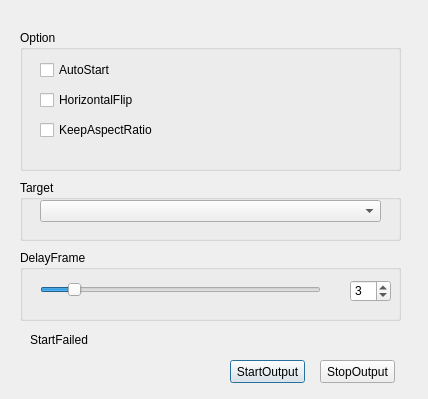
<?xml version="1.0" encoding="UTF-8"?>
<ui version="4.0">
 <class>VirtualProperties</class>
 <widget class="QDialog" name="VirtualProperties">
  <property name="geometry">
   <rect>
    <x>0</x>
    <y>0</y>
    <width>428</width>
    <height>399</height>
   </rect>
  </property>
  <property name="windowTitle">
   <string>VirtualCam</string>
  </property>
  <widget class="QPushButton" name="pushButtonStart">
   <property name="geometry">
    <rect>
     <x>230</x>
     <y>360</y>
     <width>75</width>
     <height>23</height>
    </rect>
   </property>
   <property name="text">
    <string>StartOutput</string>
   </property>
  </widget>
  <widget class="QPushButton" name="pushButtonStop">
   <property name="geometry">
    <rect>
     <x>320</x>
     <y>360</y>
     <width>75</width>
     <height>23</height>
    </rect>
   </property>
   <property name="text">
    <string>StopOutput</string>
   </property>
  </widget>
  <widget class="QGroupBox" name="groupBox_delay">
   <property name="geometry">
    <rect>
     <x>20</x>
     <y>250</y>
     <width>381</width>
     <height>71</height>
    </rect>
   </property>
   <property name="title">
    <string>DelayFrame</string>
   </property>
   <widget class="QSpinBox" name="spinBox">
    <property name="geometry">
     <rect>
      <x>330</x>
      <y>30</y>
      <width>41</width>
      <height>22</height>
     </rect>
    </property>
    <property name="minimum">
     <number>0</number>
    </property>
    <property name="maximum">
     <number>30</number>
    </property>
    <property name="value">
     <number>3</number>
    </property>
   </widget>
   <widget class="QSlider" name="horizontalSlider">
    <property name="geometry">
     <rect>
      <x>20</x>
      <y>30</y>
      <width>281</width>
      <height>20</height>
     </rect>
    </property>
    <property name="minimum">
     <number>0</number>
    </property>
    <property name="maximum">
     <number>30</number>
    </property>
    <property name="value">
     <number>3</number>
    </property>
    <property name="orientation">
     <enum>Qt::Horizontal</enum>
    </property>
   </widget>
  </widget>
  <widget class="QGroupBox" name="groupBox_option">
   <property name="geometry">
    <rect>
     <x>20</x>
     <y>30</y>
     <width>381</width>
     <height>141</height>
    </rect>
   </property>
   <property name="title">
    <string>Option</string>
   </property>
   <widget class="QCheckBox" name="checkBox_auto">
    <property name="geometry">
     <rect>
      <x>20</x>
      <y>30</y>
      <width>341</width>
      <height>20</height>
     </rect>
    </property>
    <property name="text">
     <string>AutoStart</string>
    </property>
   </widget>
   <widget class="QCheckBox" name="checkBox_horiflip">
    <property name="geometry">
     <rect>
      <x>20</x>
      <y>60</y>
      <width>341</width>
      <height>20</height>
     </rect>
    </property>
    <property name="text">
     <string>HorizontalFlip</string>
    </property>
   </widget>
   <widget class="QCheckBox" name="checkBox_keepratio">
    <property name="geometry">
     <rect>
      <x>20</x>
      <y>90</y>
      <width>341</width>
      <height>20</height>
     </rect>
    </property>
    <property name="text">
     <string>KeepAspectRatio</string>
    </property>
   </widget>
  </widget>
  <widget class="QGroupBox" name="groupBox_target">
   <property name="geometry">
    <rect>
     <x>20</x>
     <y>180</y>
     <width>381</width>
     <height>61</height>
    </rect>
   </property>
   <property name="title">
    <string>Target</string>
   </property>
   <widget class="QComboBox" name="comboBox_target">
    <property name="geometry">
     <rect>
      <x>20</x>
      <y>20</y>
      <width>341</width>
      <height>22</height>
     </rect>
    </property>
   </widget>
  </widget>
  <widget class="QLabel" name="label">
   <property name="geometry">
    <rect>
     <x>30</x>
     <y>330</y>
     <width>371</width>
     <height>20</height>
    </rect>
   </property>
   <property name="text">
    <string>StartFailed</string>
   </property>
  </widget>
 </widget>
 <layoutdefault spacing="6" margin="11"/>
 <resources/>
 <connections/>
</ui>
